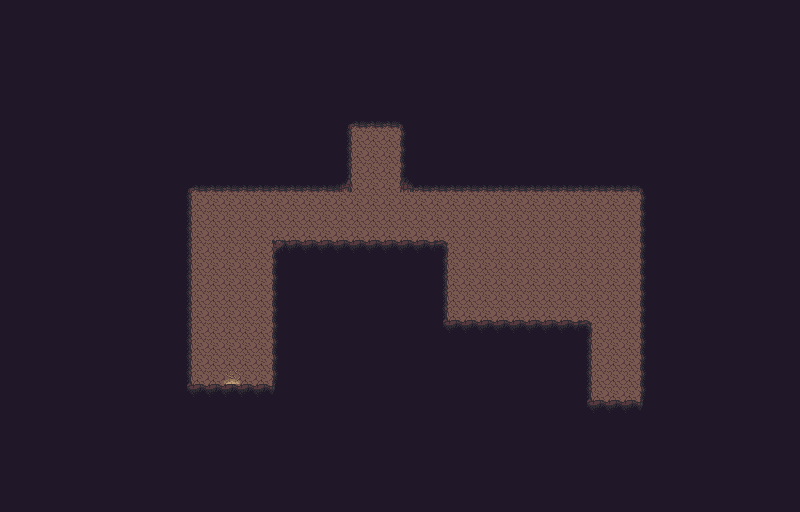

Rendered tile map (Tiled .tmx) drawn with the repository's tilesets; below, a short description and the map source with its tile grids summarised:
An orthogonal 50x32 tile map with 16x16 px tiles, 2 tile layers (Base, Objects), 1 hidden layer not drawn, 2 tilesets and 20 objects (3x batTrigger, toTest4, small).

<map version="1.5" tiledversion="1.5.0" orientation="orthogonal" renderorder="right-down" width="50" height="32" tilewidth="16" tileheight="16" infinite="0" nextlayerid="10" nextobjectid="100">
 <editorsettings>
  <export target="testCave2.lua" format="lua" />
 </editorsettings>
 <properties>
  <property name="dark" type="bool" value="true" />
 </properties>
 <tileset firstgid="1" name="overworld" tilewidth="16" tileheight="16" tilecount="1480" columns="40">
  <image source="_tilesets/overworld.png" width="640" height="592" />
 </tileset>
 <tileset firstgid="1481" name="cave" tilewidth="16" tileheight="16" tilecount="160" columns="16">
  <image source="_tilesets/cave.png" width="256" height="160" />
 </tileset>
 <layer id="1" name="Base" width="50" height="32">
  <data>[1600 cells, 1600 non-empty, 15 distinct tile ids]</data>
 </layer>
 <objectgroup id="3" name="Walls">
  <object id="72" x="192" y="384" width="32" height="16" />
  <object id="73" x="272" y="240" width="16" height="160" />
  <object id="75" x="176" y="176" width="16" height="224" />
  <object id="76" x="192" y="176" width="160" height="16" />
  <object id="77" x="336" y="112" width="16" height="64" />
  <object id="78" x="352" y="112" width="48" height="16" />
  <object id="80" x="400" y="112" width="16" height="64" />
  <object id="81" x="400" y="176" width="256" height="16" />
  <object id="82" x="640" y="192" width="16" height="224" />
  <object id="83" x="592" y="400" width="48" height="16" />
  <object id="84" x="576" y="320" width="16" height="96" />
  <object id="85" x="432" y="320" width="144" height="16" />
  <object id="86" x="432" y="240" width="16" height="80" />
  <object id="87" x="288" y="240" width="144" height="16" />
  <object id="97" x="240" y="384" width="32" height="16" />
 </objectgroup>
 <objectgroup id="5" name="Loot" />
 <objectgroup id="6" name="Enemies" />
 <objectgroup id="9" name="Triggers">
  <object id="92" name="batTrigger" x="480" y="288">
   <point />
  </object>
  <object id="93" name="batTrigger" x="608" y="224">
   <point />
  </object>
  <object id="94" name="batTrigger" x="616.25" y="380.25">
   <point />
  </object>
 </objectgroup>
 <objectgroup id="7" name="Transitions">
  <object id="96" name="toTest4" x="224" y="388" width="16" height="16">
   <properties>
    <property name="destX" type="int" value="232" />
    <property name="destY" type="int" value="138" />
   </properties>
  </object>
 </objectgroup>
 <objectgroup id="8" name="Chests">
  <object id="88" name="test2" type="small" x="368" y="144" width="16" height="16" />
 </objectgroup>
 <layer id="2" name="Objects" width="50" height="32">
  <data>[1600 cells, 0 non-empty, 0 distinct tile ids]</data>
 </layer>
 <layer id="4" name="Test" width="50" height="32" visible="0">
  <data>[1600 cells, 0 non-empty, 0 distinct tile ids]</data>
 </layer>
</map>
